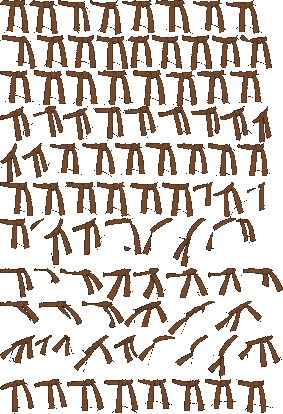
#> input picture games/shotokan-lutro-visual/src/assets/char-adult-belt-marrom-right.png, 283 x 414 px
$ python -i import_specials.py   (imports and definitions only)
#> lines starting #> are read from the running program, lines starting #| are printed output that depends on the picture; after the words box and inside, x2 and y2 are one past the last pixel; in counts of white or black regions, pixels touching at a corner belong together
### games/shotokan-lutro-visual/tools/character_masks.py
"""Semantic masks and size landmarks from existing sprite pixels."""
from collections import deque
from PIL import Image,ImageFilter,ImageDraw

def components(mask):
    w,h=mask.size;remaining=set(i for i,v in enumerate(mask.tobytes()) if v);out=[]
    while remaining:
        seed=remaining.pop();q=deque([seed]);pixels=[seed]
        while q:
            i=q.popleft();x,y=i%w,i//w
            for dy in (-1,0,1):
                for dx in (-1,0,1):
                    xx,yy=x+dx,y+dy;j=yy*w+xx
                    if 0<=xx<w and 0<=yy<h and j in remaining:
                        remaining.remove(j);q.append(j);pixels.append(j)
        out.append(pixels)
    return sorted(out,key=len,reverse=True)

# [42 lines left out: functions hair_bounds, belt_mask, not called in this run]

### games/shotokan-lutro-visual/tools/skin_palette.py
"""Developer-only skin material ramps; runtime receives finished PNGs.

Source coverage is derived once from the neutral artwork. Recoloring preserves
pixel positions, alpha and ink, and blends only the original antialias fringe.
No resizing, blur, shader or whole-character tint is used.
"""
VERSION='skin-material-v1'
LEVELS=(0,50,90,130,170,210,255)
def tone(label,undertone,colors):return {'label':label,'undertone':undertone,'ramp':colors,'swatch':colors[4]}
PALETTES={
 'original':{'label':'Original da arte','undertone':'Preserva os pixels aprovados','ramp':None,'swatch':[238,177,130]},
 'porcelana':tone('Porcelana','Neutro',[(44,30,29),(88,59,53),(132,95,82),(186,143,124),(234,195,171),(250,220,199),(255,240,224)]),
 'clara':tone('Clara','Neutro',[(38,25,25),(79,47,40),(125,81,64),(176,126,99),(224,174,136),(245,207,172),(255,235,211)]),
 'clara_quente':tone('Clara dourada','Quente',[(38,25,20),(80,48,32),(126,83,51),(181,132,86),(229,181,124),(250,214,163),(255,240,204)]),
 'clara_oliva':tone('Clara oliva','Oliva',[(34,27,22),(72,54,38),(115,89,61),(162,133,91),(205,174,124),(235,209,164),(252,238,204)]),
 'media':tone('Média neutra','Neutro',[(31,21,20),(65,39,32),(104,64,48),(146,96,71),(189,132,98),(221,171,131),(246,211,173)]),
 'media_quente':tone('Média dourada','Quente',[(31,20,17),(68,40,27),(108,69,42),(151,106,63),(196,148,92),(226,186,130),(249,220,174)]),
 'media_oliva':tone('Média oliva','Oliva',[(29,23,18),(60,46,31),(96,75,47),(137,112,72),(178,151,102),(210,187,139),(238,218,177)]),
 'morena':tone('Morena bronze','Quente',[(27,18,16),(58,32,24),(94,54,35),(132,81,52),(173,114,76),(206,151,108),(237,193,150)]),
 'castanha':tone('Castanha','Neutro',[(23,16,16),(49,28,24),(80,45,35),(112,67,50),(148,96,72),(184,132,101),(220,175,139)]),
 'escura':tone('Escura','Neutro',[(18,13,14),(37,22,21),(62,36,30),(90,54,43),(120,77,59),(154,109,85),(197,152,121)]),
 'retinta':tone('Retinta','Neutro quente',[(14,10,12),(25,16,16),(41,25,22),(60,38,31),(82,54,42),(114,80,61),(161,122,96)])
}
def catalog():return [{'id':key,**entry} for key,entry in PALETTES.items()]
# [22 lines left out: functions skin_coverage, palette_lut, apply_skin_palette, not called in this run]

### games/shotokan-lutro-visual/tools/hair_palette.py
"""Hair-only color material, baked on the developer machine, never at runtime."""
import colorsys,re
import numpy as np
from PIL import Image

COLORS={'original':None,'preto':'#211f20','castanho_escuro':'#493126','castanho':'#805037','castanho_claro':'#a77851','loiro':'#c5a05a','loiro_platinado':'#e9dfc7','ruivo':'#b85832','grisalho':'#96999d','branco':'#f3f3ef','azul':'#5078c4','verde':'#539772','roxo':'#8c62b2','rosa':'#ca789c'}

def valid(color):return color in COLORS or isinstance(color,str) and re.fullmatch(r'#[0-9a-fA-F]{6}',color) is not None

def target(color):
    value=COLORS.get(color,color)
    if value is None:return None
    return tuple(int(value[i:i+2],16) for i in (1,3,5))

# [20 lines left out: functions ramp, recolor, not called in this run]

def catalog():return [{'id':key,'swatch':value,'ramp':ramp(key)} for key,value in COLORS.items()]

### games/shotokan-lutro-visual/tools/import_specials.py
"""Mechanical sprite ownership, fixed row scale, semantic cloth masks and packing.
Artwork is generated separately; this tool never synthesizes fighter poses.
"""
import argparse,json,shutil
from pathlib import Path
from PIL import Image,ImageOps,ImageFilter
from sheet_cells import figures
from character_masks import components
from compile_character import pack,skin,shade,transform
#> further down, picture is the input picture: PIL image 283x414 RGBA; mean R, G, B, A 29.1, 18.7, 11.7, 74.2
from character_registry import SKINS,HAIR_COLORS
HERE=Path(__file__).resolve().parents[1]

def masks(im,lying=False):
#> called with lying = False
    w,h=im.size;dark=Image.new('L',im.size)
#> after `w, h = im.size`: w = 283; h = 414
#> after `dark = Image.new('L', im.size)`: dark: PIL image 283x414 L; every value is 0
    for y in range(h):
        for x in range(w):
            r,g,b,a=im.getpixel((x,y))
            if a and max(r,g,b)<105:dark.putpixel((x,y),255)
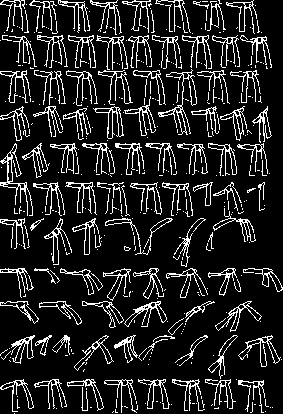
#> dark: PIL image 283x414 L; 13.6% white in thin lines or dots
    core=dark.filter(ImageFilter.MinFilter(3)).filter(ImageFilter.MaxFilter(3))
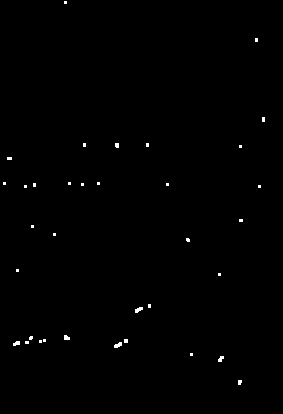
#> core: PIL image 283x414 L; 0.41% white; 35 white regions (30 under 20 px), largest, box (x1, y1, x2, y2) and area: (114, 342, 122, 348) 32, (135, 307, 143, 313) 31, (13, 341, 20, 346) 26, (64, 335, 70, 340) 25, (218, 356, 224, 362) 25
    groups=components(core)
#> in components, `remaining = set((i for i, v in enumerate(mask.tobytes()) if v))`: remaining = 478 items
#> the loop in components, `while remaining:` made 35 passes
#> seed on passes 1 to 12: 96259, 96263, 98315, 100372, 108627, 88148, 96344, 41118, 86180, 41150, 63706, 41181
#> after the loop in components, `while remaining:`: out = 35 items; remaining = 0 items
#> groups = 35 items
    # The reference artwork has black hair at the head and thick cloth at waist.
    cx,cy=(w*.52,h*.50) if lying else (w*.49,h*.55)
#> cx = 138.7; cy = 227.7
    candidates=[p for p in groups if len(p)>10 and (lying or sum(i//w for i in p)/len(p)>h*.32)]
#> candidates = 17 items
    if not candidates:raise ValueError('No belt cloth interior')
    chosen=min(candidates,key=lambda p:abs(sum(i%w for i in p)/len(p)-cx)*.4+abs(sum(i//w for i in p)/len(p)-cy)-min(len(p),1000)*.018)
#> chosen = [67823, 67540, 67541, 67824, 68106, 68107, 67542, 67825, 68108, 68390, 68391, 67826, 68109, 68392]
    result=Image.new('L',im.size)
    for i in chosen:result.putpixel((i%w,i//w),255)
#> this loop made 14 passes
#> i on passes 1 to 12: 67823, 67540, 67541, 67824, 68106, 68107, 67542, 67825, 68108, 68390, 68391, 67826
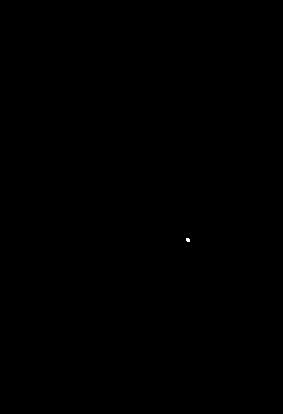
#> result: PIL image 283x414 L; 0.01% white in thin lines or dots, all inside (x1, y1, x2, y2) = (186, 238, 190, 242)
    expanded=result.filter(ImageFilter.MaxFilter(3))
#> expanded: PIL image 283x414 L; 0.03% white; 1 white region, box (x1, y1, x2, y2) and area: (185, 237, 191, 243) 34
    for y in range(h):
        for x in range(w):
            if expanded.getpixel((x,y)) and dark.getpixel((x,y)):result.putpixel((x,y),255)
#> result: PIL image 283x414 L; 0.02% white in thin lines or dots, all inside (x1, y1, x2, y2) = (185, 237, 191, 243)
    return result

# [41 lines left out: function run, not called in this run]
# [2 lines not run here, left out]

>>> from PIL import Image
>>> picture = Image.open('../src/assets/char-adult-belt-marrom-right.png')
>>> result = masks(picture)
